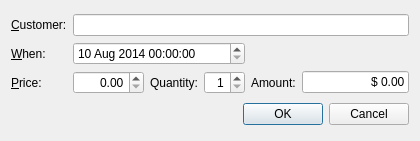
<?xml version="1.0" encoding="UTF-8"?>
<ui version="4.0">
 <class>TicketOrderDlg</class>
 <widget class="QDialog" name="TicketOrderDlg">
  <property name="geometry">
   <rect>
    <x>0</x>
    <y>0</y>
    <width>420</width>
    <height>141</height>
   </rect>
  </property>
  <property name="windowTitle">
   <string>Order tickets</string>
  </property>
  <layout class="QVBoxLayout" name="verticalLayout">
   <item>
    <layout class="QGridLayout" name="gridLayout">
     <item row="0" column="0">
      <widget class="QLabel" name="customerLabel">
       <property name="text">
        <string>&amp;Customer:</string>
       </property>
       <property name="buddy">
        <cstring>customerLineEdit</cstring>
       </property>
      </widget>
     </item>
     <item row="0" column="1" colspan="5">
      <widget class="QLineEdit" name="customerLineEdit"/>
     </item>
     <item row="1" column="0">
      <widget class="QLabel" name="whenLabel">
       <property name="text">
        <string>&amp;When: </string>
       </property>
       <property name="buddy">
        <cstring>dateTimeEdit</cstring>
       </property>
      </widget>
     </item>
     <item row="1" column="1" colspan="3">
      <widget class="QDateTimeEdit" name="dateTimeEdit">
       <property name="maximumDateTime">
        <datetime>
         <hour>23</hour>
         <minute>59</minute>
         <second>59</second>
         <year>2015</year>
         <month>12</month>
         <day>31</day>
        </datetime>
       </property>
       <property name="minimumDateTime">
        <datetime>
         <hour>0</hour>
         <minute>0</minute>
         <second>0</second>
         <year>2014</year>
         <month>8</month>
         <day>10</day>
        </datetime>
       </property>
       <property name="minimumDate">
        <date>
         <year>2014</year>
         <month>8</month>
         <day>10</day>
        </date>
       </property>
      </widget>
     </item>
     <item row="2" column="0">
      <widget class="QLabel" name="priceLabel">
       <property name="text">
        <string>&amp;Price: </string>
       </property>
       <property name="buddy">
        <cstring>priceSpinBox</cstring>
       </property>
      </widget>
     </item>
     <item row="2" column="1">
      <widget class="QDoubleSpinBox" name="priceSpinBox">
       <property name="alignment">
        <set>Qt::AlignRight|Qt::AlignTrailing|Qt::AlignVCenter</set>
       </property>
       <property name="maximum">
        <double>5000.000000000000000</double>
       </property>
      </widget>
     </item>
     <item row="2" column="2">
      <widget class="QLabel" name="quantityLabel">
       <property name="text">
        <string>Quantity:</string>
       </property>
      </widget>
     </item>
     <item row="2" column="3">
      <widget class="QSpinBox" name="quantitySpinBox">
       <property name="alignment">
        <set>Qt::AlignRight|Qt::AlignTrailing|Qt::AlignVCenter</set>
       </property>
       <property name="minimum">
        <number>1</number>
       </property>
       <property name="maximum">
        <number>50</number>
       </property>
      </widget>
     </item>
     <item row="2" column="4">
      <widget class="QLabel" name="amountLabel">
       <property name="text">
        <string>Amount:</string>
       </property>
      </widget>
     </item>
     <item row="2" column="5">
      <widget class="QLineEdit" name="amountLineEdit">
       <property name="text">
        <string>$ 0.00</string>
       </property>
       <property name="alignment">
        <set>Qt::AlignRight|Qt::AlignTrailing|Qt::AlignVCenter</set>
       </property>
       <property name="readOnly">
        <bool>true</bool>
       </property>
      </widget>
     </item>
    </layout>
   </item>
   <item>
    <widget class="QDialogButtonBox" name="buttonBox">
     <property name="orientation">
      <enum>Qt::Horizontal</enum>
     </property>
     <property name="standardButtons">
      <set>QDialogButtonBox::Cancel|QDialogButtonBox::Ok</set>
     </property>
    </widget>
   </item>
  </layout>
 </widget>
 <tabstops>
  <tabstop>customerLineEdit</tabstop>
  <tabstop>dateTimeEdit</tabstop>
  <tabstop>priceSpinBox</tabstop>
  <tabstop>quantitySpinBox</tabstop>
  <tabstop>amountLineEdit</tabstop>
 </tabstops>
 <resources/>
 <connections>
  <connection>
   <sender>buttonBox</sender>
   <signal>accepted()</signal>
   <receiver>TicketOrderDlg</receiver>
   <slot>accept()</slot>
   <hints>
    <hint type="sourcelabel">
     <x>308</x>
     <y>164</y>
    </hint>
    <hint type="destinationlabel">
     <x>157</x>
     <y>274</y>
    </hint>
   </hints>
  </connection>
  <connection>
   <sender>buttonBox</sender>
   <signal>rejected()</signal>
   <receiver>TicketOrderDlg</receiver>
   <slot>reject()</slot>
   <hints>
    <hint type="sourcelabel">
     <x>376</x>
     <y>170</y>
    </hint>
    <hint type="destinationlabel">
     <x>286</x>
     <y>274</y>
    </hint>
   </hints>
  </connection>
 </connections>
</ui>
